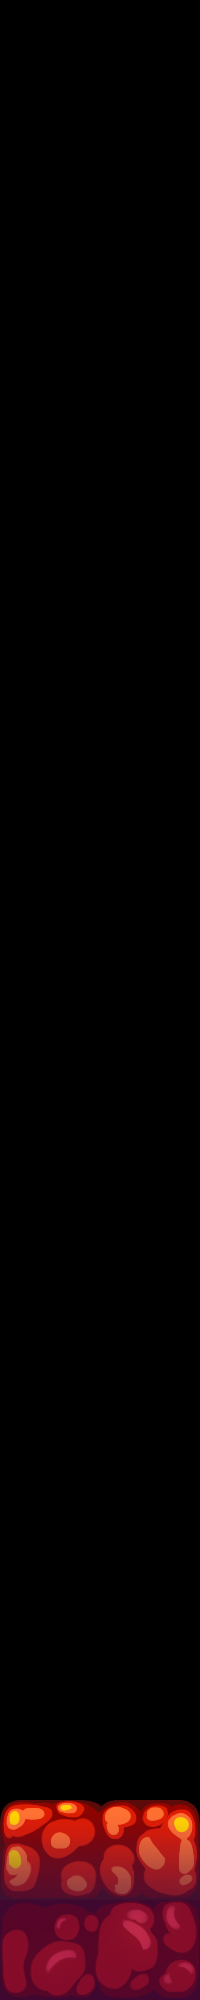

This game map was drawn from its Tiled (.tmx) file and the tilesets committed beside it. A one-line description and the trimmed map source follow:
An orthogonal 1x20 tile map with 200x100 px tiles, 1 tile layer (map1).

<map version="1.0" orientation="orthogonal" width="1" height="20" tilewidth="200" tileheight="100">
 <tileset firstgid="1" name="maptile" tilewidth="200" tileheight="100">
  <image source="floor.png" width="800" height="100" />
  <tile id="0">
   <properties>
    <property name="floor" value="True" />
   </properties>
  </tile>
  <tile id="1">
   <properties>
    <property name="floor" value="True" />
   </properties>
  </tile>
  <tile id="2">
   <properties>
    <property name="floor" value="True" />
   </properties>
  </tile>
  <tile id="3">
   <properties>
    <property name="floor" value="True" />
   </properties>
  </tile>
 </tileset>
 <layer name="map1" width="1" height="20">
  <data>[20 cells, 2 non-empty, 2 distinct tile ids]</data>
 </layer>
</map>
